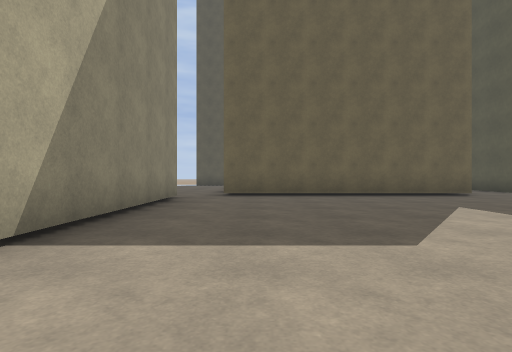
view 1 (above)

19 first-person views from a walk through a 3-D level made in the Godot game engine. The camera is 1.2 m above the floor, looks level and sees 80° across. The floor is counted in squares, 2.43 m on a side. Each view is taken from the middle of a square. On the plan, view 1 faces up. The plan holds only what a view shows up to about 9 squares ahead; the rest is blank. The place goes on beyond the plan. Surface patterns are stand-ins for the level's own textures.

view 2
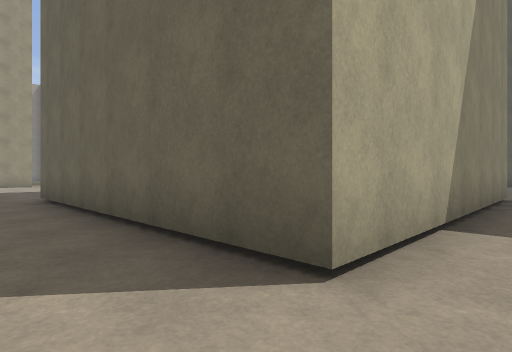

view 3
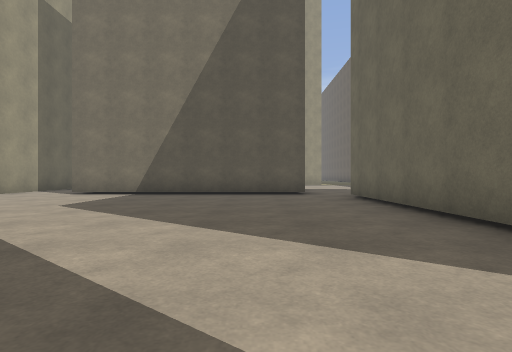

view 4
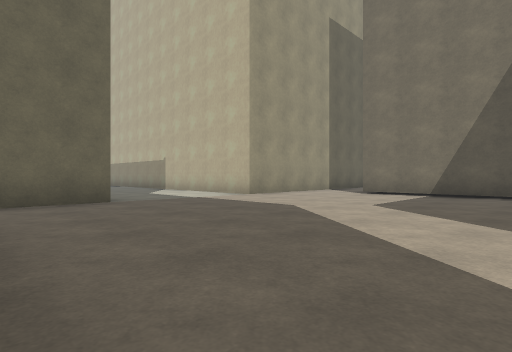

view 5
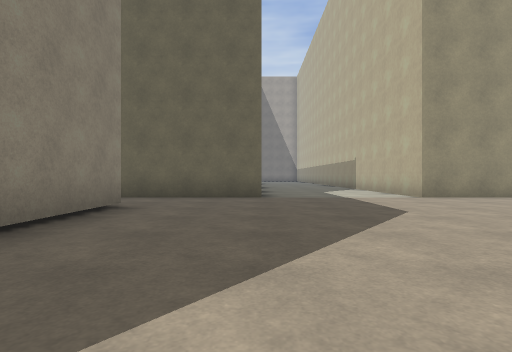

view 6
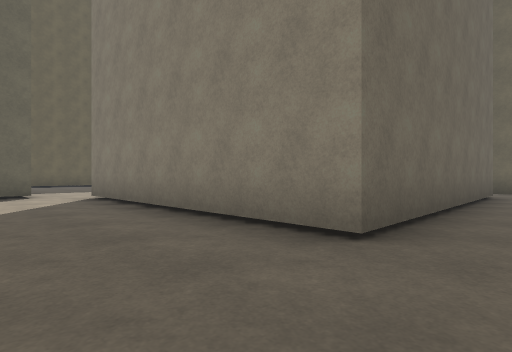

view 7
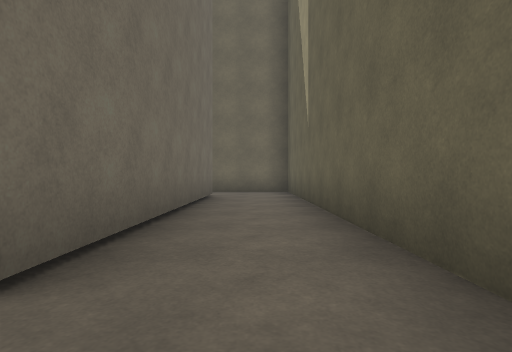

view 8
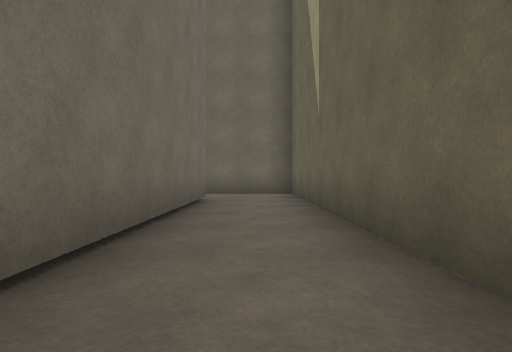

view 9
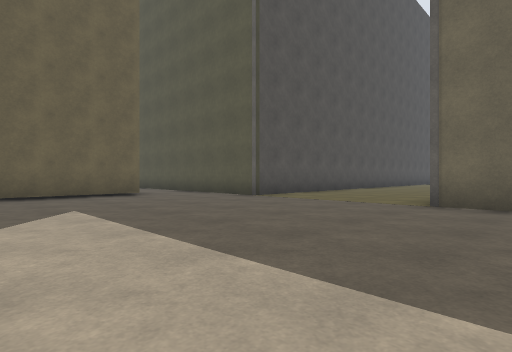

view 10
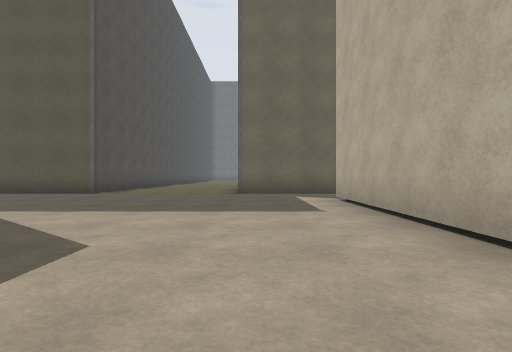

view 11
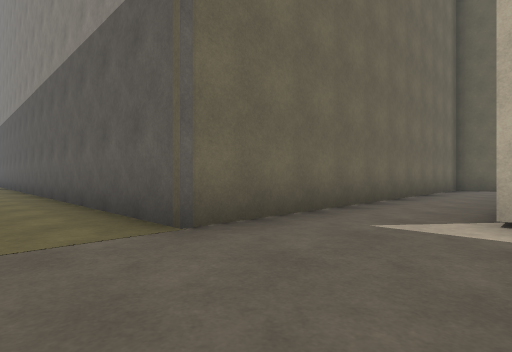

view 12
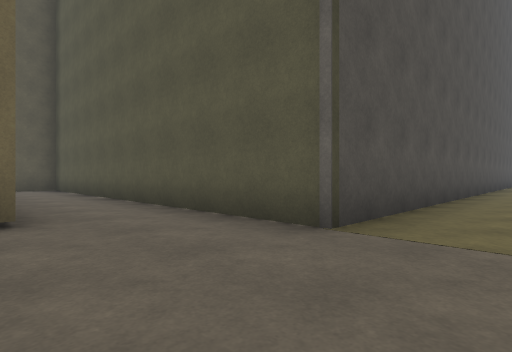

view 13
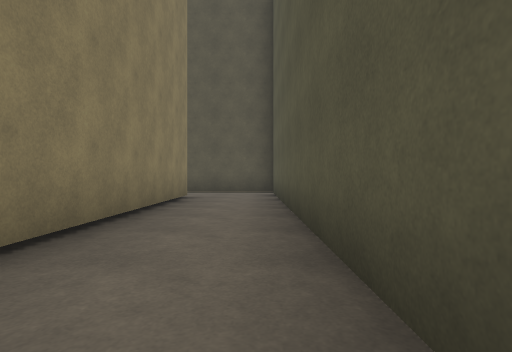

view 14
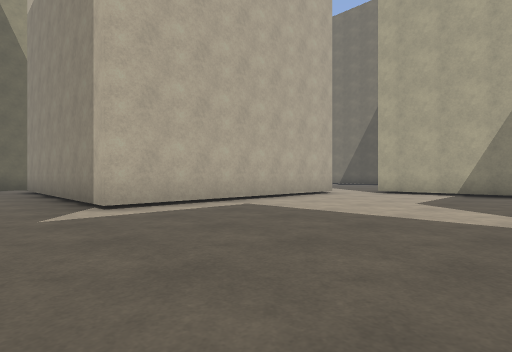

view 15
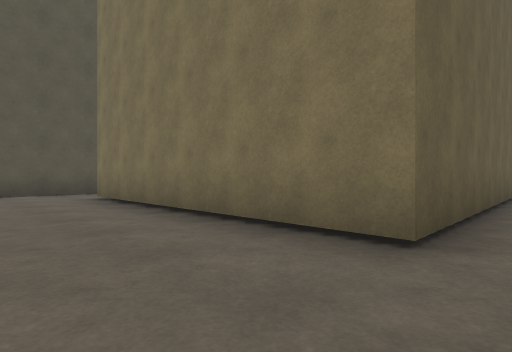

view 16
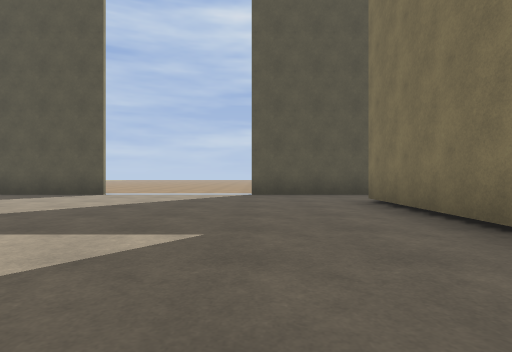

view 17
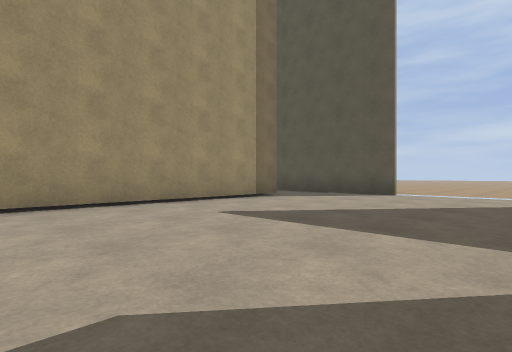

view 18
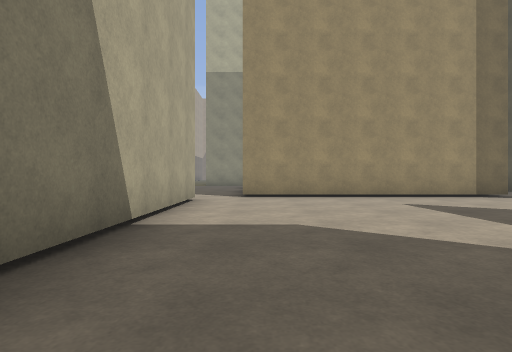

view 19
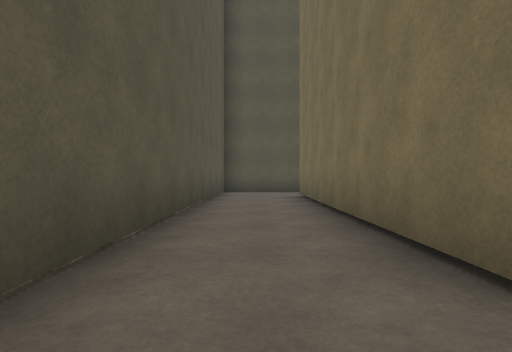

### Floor plan
Points are (right, up) in squares from view 1. A wall is a line through its corners. A room is listed if a view was taken in it or the views show most of it. See-through windows are left out.
Room 1 (views 1, 2, 3, 4, 5, 6, 7, 8)
walls: (-3.2, -9) (5.5, -9); (-1.7, 0.3) (-8.2, 0.3); (-9.2, -0.6) (-9.2, -7); (-10, -9) (-6.9, -9) (-6.9, -11); (5.4, -6.9) (-0.8, -6.9) (-0.8, -0.7) (0.4, -0.7)
ways out: opening at (-0.5, 0) to room 2; opening at (5, -8) to room 2; opening at (-10, -8); opening at (-9, 0)
Room 2 (views 9, 10, 11, 12, 13, 14)
walls: (5.5, 7.7) (-0.8, 7.7); (0.4, -0.7) (5.4, -0.7) (5.4, -6.9); (10.5, 5.5) (7.5, 5.5) (7.5, 14.5); (-1.7, 6.8) (-1.7, 0.3); (5.4, 13.9) (5.4, 8.8); (5.5, -9) (7.5, -9) (7.5, 1.5) (10.5, 1.5)
ways out: opening at (-0.5, 0) to room 1; opening at (5, -8) to room 1; opening at (-1, 7) to room 3; opening at (6, 15) to room 3
Room 3 (views 15, 16, 17, 18, 19)
walls: (-6.9, 16) (-9.8, 16); (-0.8, 7.7) (-0.8, 13.9) (5.4, 13.9); (-9.2, 14) (-9.2, 7.6); (-8.2, 6.8) (-3.4, 6.8); (7.5, 14.5) (7.5, 16) (-3.1, 16)
ways out: opening at (-1, 7) to room 2; opening at (6, 15) to room 2; opening at (-10, 15); opening at (-8.5, 7); opening at (-5, 17)

Positions as (right, up) in squares from view 1, and headings:
1: (0, 0), facing up
2: (-1, -1), facing up-left
3: (-1, -2), facing left
4: (-1, -3), facing down-left
5: (-3, -2), facing down
6: (-3, -8), facing up-right
7: (-2, -8), facing right
8: (-1, -8), facing right
9: (2, 0), facing up-right
10: (-1, 1), facing right
11: (5, 3), facing down-right
12: (5, 4), facing up-right
13: (7, 7), facing up
14: (7, 4), facing down-left
15: (-3, 7), facing up-right
16: (-3, 8), facing up
17: (-4, 8), facing up-left
18: (-2, 8), facing left
19: (-2, 15), facing right
